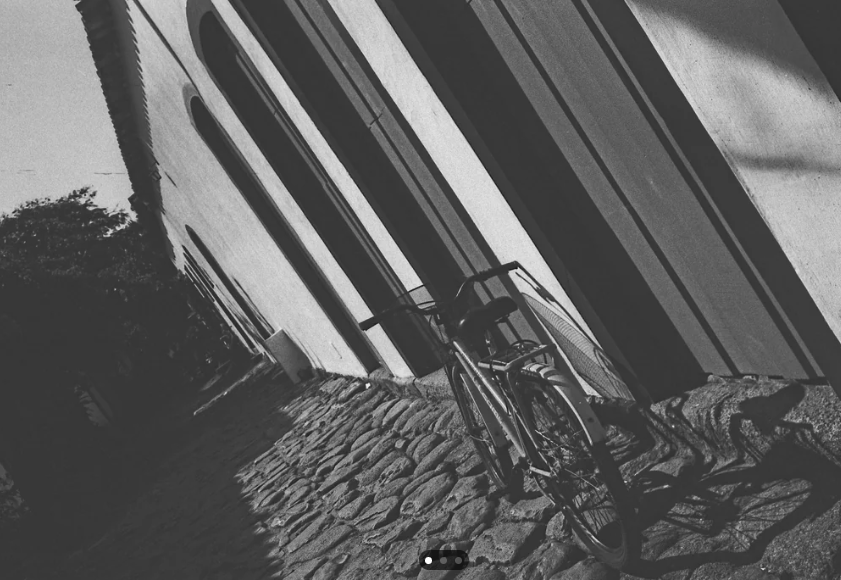
#> input picture управление/temp/n_k.png, 841 x 580 px
$ python 1_1.py
#> lines starting #> are read from the running program, lines starting #| are printed output that depends on the picture
import cv2
import matplotlib.pyplot as plt
# Загрузка изображения
img = cv2.imread('n_k.png', 0)
#> img: shape (580, 841); min 18, max 255, mean 95.8
# Эквализация гистограммы
equalized = cv2.equalizeHist(img)
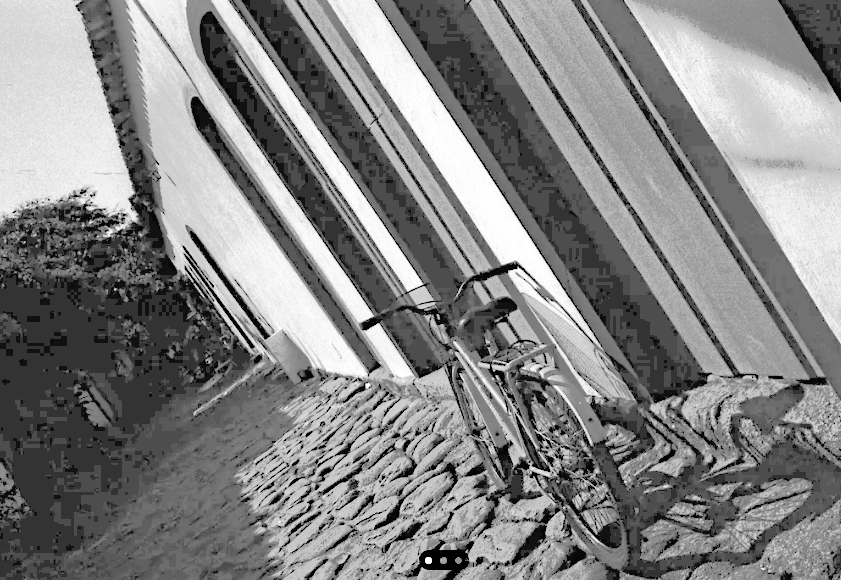
#> equalized: shape (580, 841); min 0, max 255, mean 132.3
# Сравнение
plt.subplot(2,2,1), plt.imshow(img, cmap='gray'), plt.title('До')
plt.subplot(2,2,2), plt.hist(img.ravel(), 256), plt.title('Гистограмма до')
plt.subplot(2,2,3), plt.imshow(equalized, cmap='gray'), plt.title('После')
plt.subplot(2,2,4), plt.hist(equalized.ravel(), 256), plt.title('Гистограмма после')
plt.show()
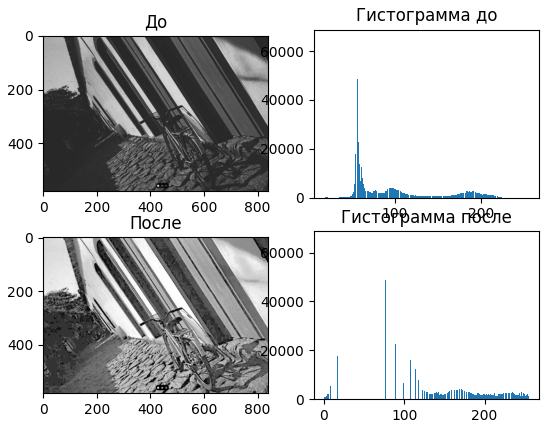
#> figure drawn by matplotlib, 4 panels; panel 2: tallest bar 65491 high, from x = 55.96 to 56.88; panel 4: tallest bar 65491 high, from x = 50.8 to 51.8

$ run again, with управление/temp/saturn.png copied over управление/temp/n_k.png
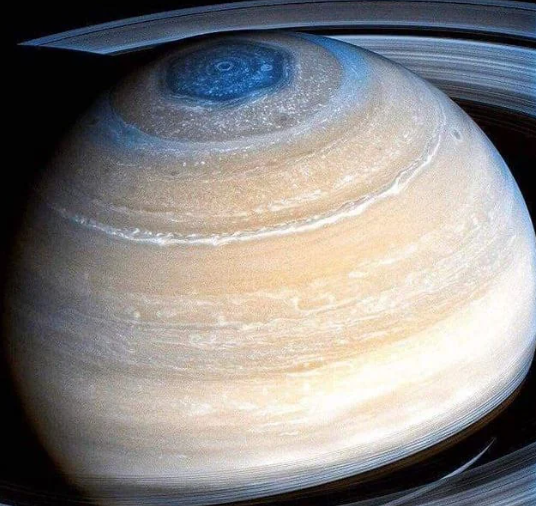
#> input picture управление/temp/saturn.png, 536 x 506 px
#> `equalized = cv2.equalizeHist(img)`:
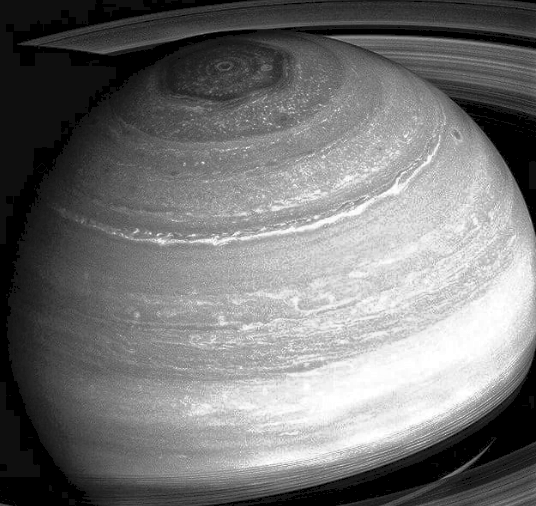
#> equalized: shape (506, 536); min 0, max 255, mean 117.5
#> `plt.show()`:
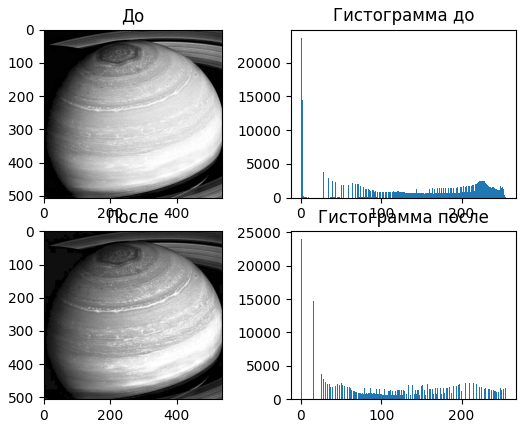
#> figure drawn by matplotlib, 4 panels; panel 2: tallest bar 23702 high, from x = 0 to 0.996; panel 4: tallest bar 23985 high, from x = 0 to 0.996

$ run again, with управление/temp/6_3_1.jpg saved as управление/temp/n_k.png
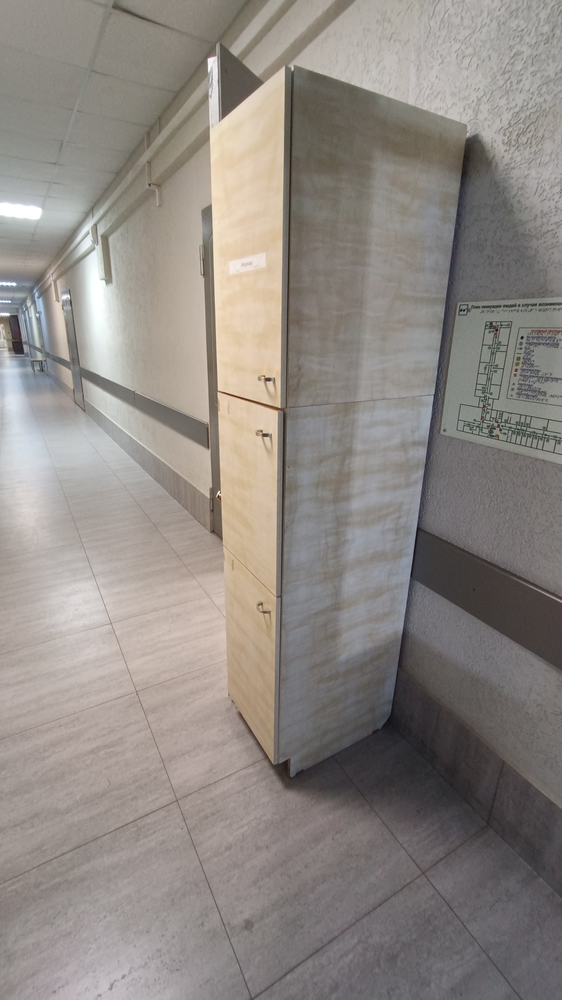
#> input picture управление/temp/6_3_1.jpg, 562 x 1000 px, shrunk from 1836 x 3264 before the run
#> `equalized = cv2.equalizeHist(img)`:
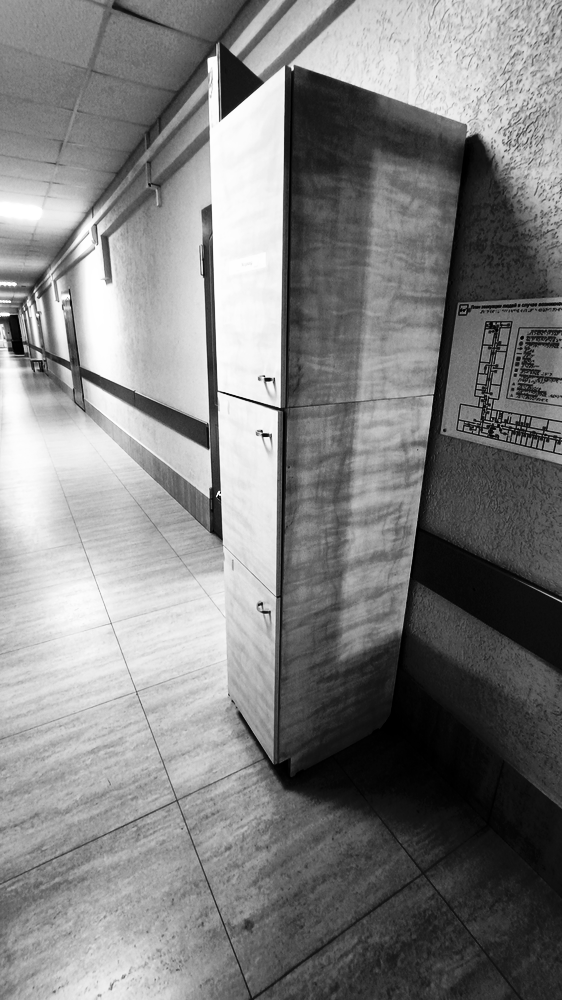
#> equalized: shape (1000, 562); min 0, max 255, mean 128.5
#> `plt.show()`:
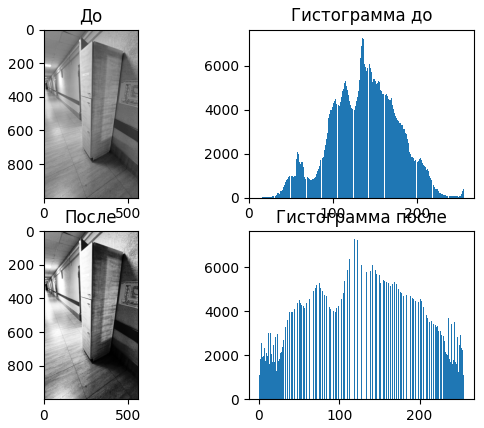
#> figure drawn by matplotlib, 4 panels; panel 2: tallest bar 7289 high, from x = 134.4 to 135.4; panel 4: tallest bar 7289 high, from x = 118.5 to 119.5
